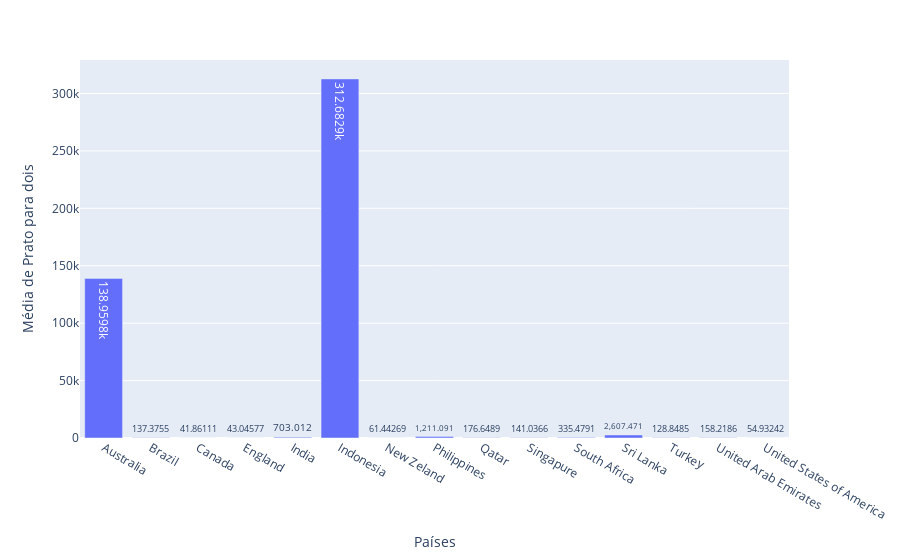

Source (notebook cell):
### Markdown cell above
## Média de preço de um prato para dois

### Code cell
cols = ['Average Cost for two','Country Code']

df_aux = df.loc[:,cols].groupby('Country Code').mean().reset_index()

px.bar(df_aux, x='Country Code', y='Average Cost for two',text_auto = True,
             labels = {'Average Cost for two':'Média de Prato para dois','Country Code':'Países'})

### Figure 1 — Plotly figure (JSON) as saved in the notebook; plotly's stock layout.template omitted (floating-point values rounded to 4 significant figures)
{"data": [{"alignmentgroup": "True", "hovertemplate": "Países=%{x}<br>Média de Prato para dois=%{y}<extra></extra>", "legendgroup": "", "marker": {"color": "#636efa", "pattern": {"shape": ""}}, "name": "", "offsetgroup": "", "orientation": "v", "showlegend": false, "textposition": "auto", "texttemplate": "%{y}", "type": "bar", "x": ["Australia", "Brazil", "Canada", "England", "India", "Indonesia", "New Zeland", "Philippines", "Qatar", "Singapure", "South Africa", "Sri Lanka", "Turkey", "United Arab Emirates", "United States of America"], "xaxis": "x", "y": [139000.0, 137.4, 41.86, 43.05, 703.0, 312700.0, 61.44, 1211.0, 176.6, 141.0, 335.5, 2607.0, 128.8, 158.2, 54.93], "yaxis": "y"}], "layout": {"autosize": true, "barmode": "relative", "legend": {"tracegroupgap": 0}, "margin": {"t": 60}, "xaxis": {"anchor": "y", "autorange": true, "domain": [0, 1], "range": [-0.5, 14.5], "title": {"text": "Países"}, "type": "category"}, "yaxis": {"anchor": "x", "autorange": true, "domain": [0, 1], "range": [0, 329100.0], "title": {"text": "Média de Prato para dois"}, "type": "linear"}}}
